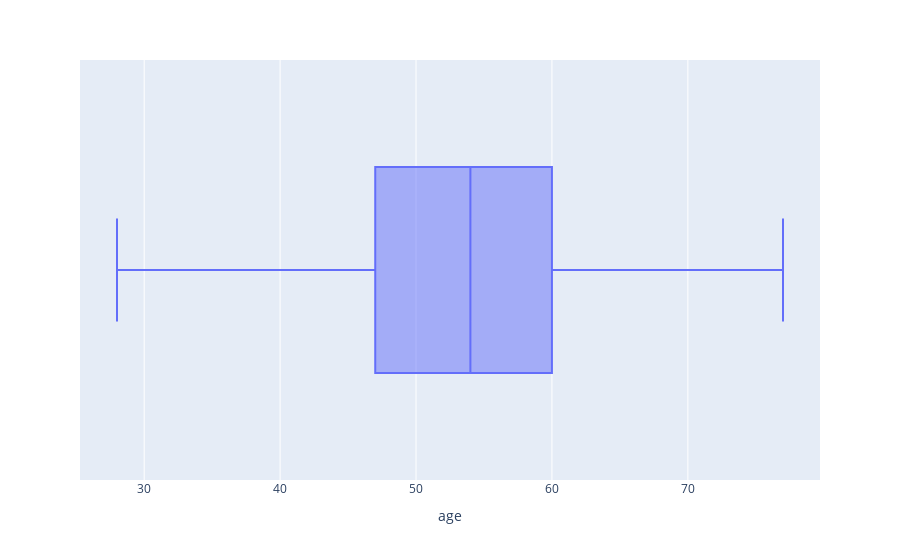
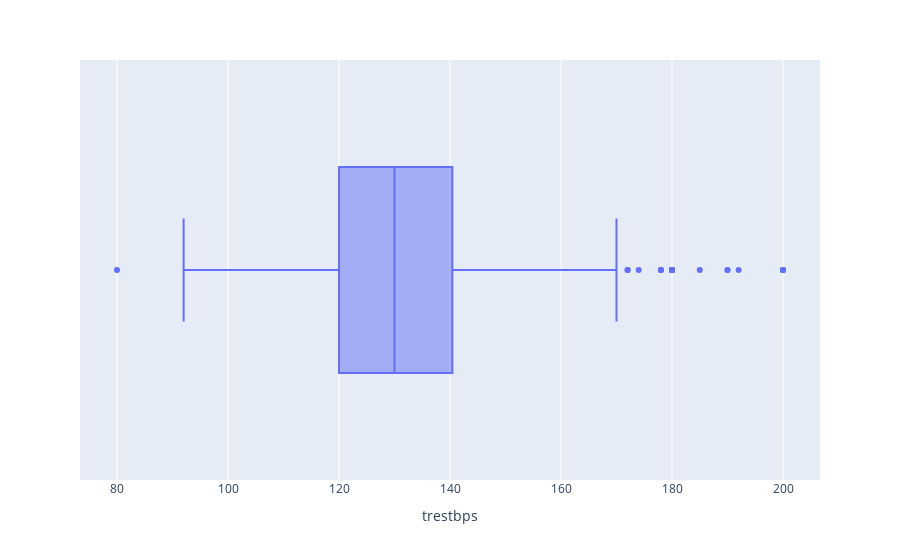
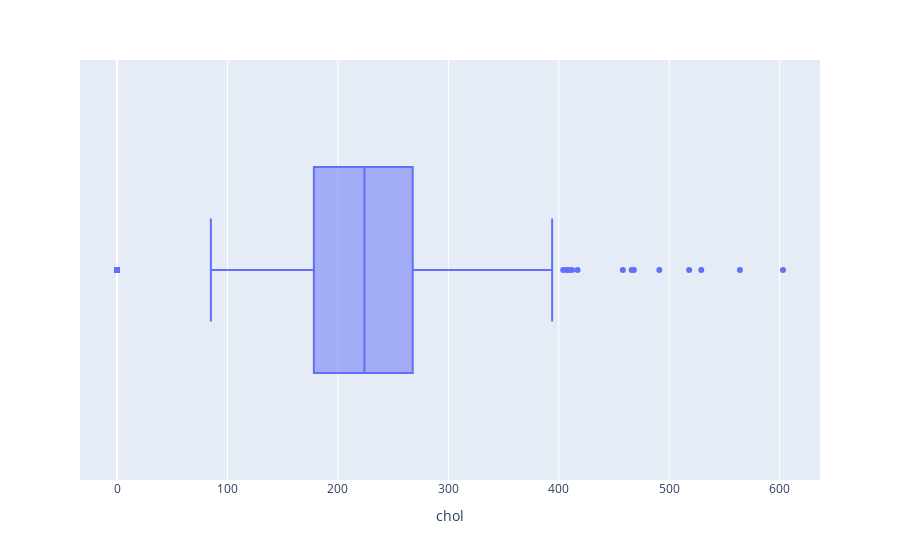

These figures' notebook cell, in order:
### Code cell
# making the box plots of cols in plotly seperately with x and y lalels
for col in cols:
    fig = px.box(df, x=col)
    fig.show()

### Figure 1 — Plotly figure (JSON) as saved in the notebook; plotly's stock layout.template omitted (floating-point values rounded to 4 significant figures; data arrays with more than 128 entries replaced by an {"elided": "..."} marker saying what was removed)
{"data": [{"alignmentgroup": "True", "hovertemplate": "age=%{x}<extra></extra>", "legendgroup": "", "marker": {"color": "#636efa"}, "name": "", "notched": false, "offsetgroup": "", "orientation": "h", "showlegend": false, "type": "box", "x": {"elided": "919 int values"}, "x0": " ", "xaxis": "x", "y0": " ", "yaxis": "y"}], "layout": {"boxmode": "group", "legend": {"tracegroupgap": 0}, "margin": {"t": 60}, "xaxis": {"anchor": "y", "domain": [0, 1], "title": {"text": "age"}}, "yaxis": {"anchor": "x", "domain": [0, 1]}}}

### Figure 2 — Plotly figure (JSON) as saved in the notebook; plotly's stock layout.template omitted (floating-point values rounded to 4 significant figures; data arrays with more than 128 entries replaced by an {"elided": "..."} marker saying what was removed)
{"data": [{"alignmentgroup": "True", "hovertemplate": "trestbps=%{x}<extra></extra>", "legendgroup": "", "marker": {"color": "#636efa"}, "name": "", "notched": false, "offsetgroup": "", "orientation": "h", "showlegend": false, "type": "box", "x": {"elided": "919 float values"}, "x0": " ", "xaxis": "x", "y0": " ", "yaxis": "y"}], "layout": {"boxmode": "group", "legend": {"tracegroupgap": 0}, "margin": {"t": 60}, "xaxis": {"anchor": "y", "domain": [0, 1], "title": {"text": "trestbps"}}, "yaxis": {"anchor": "x", "domain": [0, 1]}}}

### Figure 3 — Plotly figure (JSON) as saved in the notebook; plotly's stock layout.template omitted (floating-point values rounded to 4 significant figures; data arrays with more than 128 entries replaced by an {"elided": "..."} marker saying what was removed)
{"data": [{"alignmentgroup": "True", "hovertemplate": "chol=%{x}<extra></extra>", "legendgroup": "", "marker": {"color": "#636efa"}, "name": "", "notched": false, "offsetgroup": "", "orientation": "h", "showlegend": false, "type": "box", "x": {"elided": "919 float values"}, "x0": " ", "xaxis": "x", "y0": " ", "yaxis": "y"}], "layout": {"boxmode": "group", "legend": {"tracegroupgap": 0}, "margin": {"t": 60}, "xaxis": {"anchor": "y", "domain": [0, 1], "title": {"text": "chol"}}, "yaxis": {"anchor": "x", "domain": [0, 1]}}}
